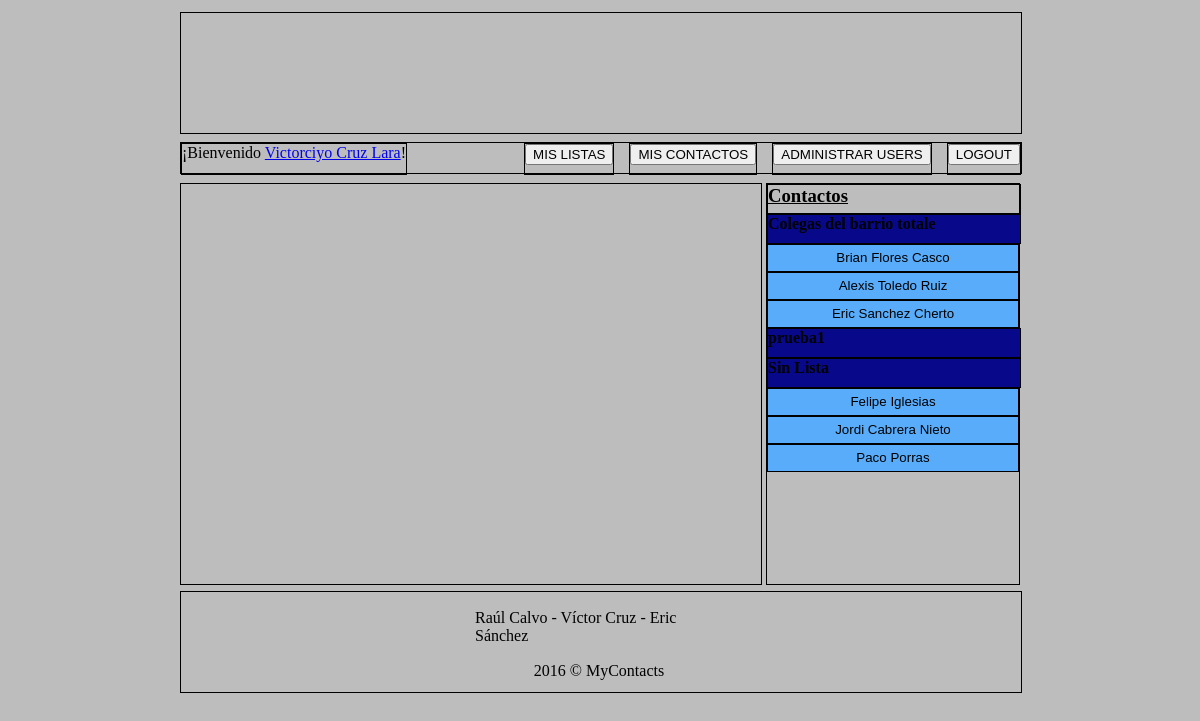
The app's page /principal.php (signed in) with its own data.
### tables this page shows
CREATE TABLE IF NOT EXISTS `lista` (
`id_lista` int(11) NOT NULL,
  `id_usuario` int(11) DEFAULT NULL,
  `nombre_lista` varchar(30) DEFAULT NULL,
  `descripcion_lista` text
);

CREATE TABLE IF NOT EXISTS `contacto` (
`id_contacto` int(11) NOT NULL,
  `nombre_contacto` varchar(20) DEFAULT NULL,
  `apellidos_contacto` varchar(40) DEFAULT NULL,
  `id_ubicacion` int(11) DEFAULT NULL,
  `id_lista` int(11) DEFAULT NULL
);

### principal.php (the view, shortened to what this page needs)
<?php
  include("conexion.php");
?>
<!DOCTYPE html>
<html>
	<head>
		<link rel="stylesheet" type="text/css" href="style.css">
	</head>
	<body onload="load()" onunload="GUnload()">
		<header>
		</header>
    <section id="menu">
      <article id="bienvenida">
        <span>¡Bienvenido <?php echo utf8_encode("<a href='modificarperfil.php?id_usuario=$_SESSION[id]'>$_SESSION[nombre] $_SESSION[apellidos]</a>") ?>!</span>
      </article>
      <article id="btnlogout">
        <button><a href="logout.php">LOGOUT</a></button>
      </article>
      <?php
          $sql = "SELECT * FROM usuario WHERE mail_usuario = '$_SESSION[mail]'";
          $datos=mysqli_query($con,$sql);
          $pro=mysqli_fetch_array($datos);
              if ($pro['nivel_usuario'] == 1 OR $pro['nivel_usuario'] == 2) {
                echo "<article id='btnperfil'>";
                echo "<button><a href='administrarusuarios.php'> ADMINISTRAR USERS</a></button>";
                echo "</article>";
              }
      ?>
     <article id="btncontactos">
        <button><a href="gestionarcontactos.php">MIS CONTACTOS</a></button>
</article>
      <article id="btnlista">
        <button><a href="gestionarlistas.php">MIS LISTAS</a></button>
      </article>
    </section>
    <section id="contenido">
      <div id="mapa"></div>
      <article id="contactos">
        <h3><u>Contactos</u></h3>
        <?php
          $sql="SELECT * FROM lista WHERE lista.id_usuario='$_SESSION[id]' OR lista.id_usuario IS NULL ";
          $datos=mysqli_query($con,$sql);
          if(mysqli_num_rows($datos)){
            while($lista=mysqli_fetch_array($datos)){
              echo "<h4>".$lista['nombre_lista']."</h4>";
              $sql2="SELECT *
                FROM contacto
                  INNER JOIN lista ON lista.id_lista=contacto.id_lista
                  INNER JOIN ubicacion ON ubicacion.id_ubicacion=contacto.id_ubicacion
                WHERE lista.id_lista=$lista[id_lista]";
              $datos2=mysqli_query($con,$sql2);
              if(mysqli_num_rows($datos2)){
                while($contacto=mysqli_fetch_array($datos2)){
                  echo "<button>".utf8_encode($contacto['nombre_contacto'])." ".utf8_encode($contacto['apellidos_contacto'])."</button>";
                }
              }
            }
          }
        ?>
      </article>
    </section>
    <footer id="piepagina">
      <p id="componentes">Raúl Calvo - Víctor Cruz - Eric Sánchez</p>
      <p id="copyright">2016 &copy; MyContacts</p>
    </footer>
	</body>
</html>

### style.css (style rules this page uses)
body { margin: 1% 15% 0 15%; background-color: #BDBDBD; }
header { border: 1px black solid; background-image: url("imagenes/header.png"); width: 100%; height: 120px; }
#menu { border: 1px black solid; width: 100%; height: 30px; margin: 1% 0 0 0; }
#bienvenida { float: left; border: 1px black solid; height: 100%; }
#btnperfil { height: 100%; float: right; margin-right: 15px; vertical-align: middle; border: 1px black solid; }
#btncontactos { height: 100%; float: right; margin-right: 15px; border: 1px black solid; }
#btnlista { height: 100%; float: right; margin-right: 15px; border: 1px black solid; }
#btnperfil { height: 100%; float: right; margin-right: 15px; border: 1px black solid; }
#btnlogout { height: 100%; float: right; border: 1px black solid; }
#btncontactos a { text-decoration: none; color: black; }
#btnlogout a { text-decoration: none; color: black; }
#btnlista a { text-decoration: none; color: black; }
#btnperfil a { text-decoration: none; color: black; }
#contenido { width: 100%; height: 400px; margin: 1% 0 0 0; }
#mapa { border: 1px black solid; width: 69%; height: 400px; float: left; display: block; }
#contactos { border: 1px black solid; width: 30%; height: 400px; float: right; display: block; }
#contactos button, #contactos h3, #contactos h4 { width: 100%; height: 7%; border: 1px black solid; margin: 0 0 0 0; }
#contactos button { background-color: #58ACFA; }
#contactos h4 { background-color: #08088A; }
#piepagina { border: 1px black solid; width: 100%; height: 100px; margin: 1% 0 1% 0; }
#componentes { margin: 2% 35% 0 35%; }
#copyright { margin: 2% 42% 0 42%; }

### records on screen
lista: nombre_lista "Colegas del barrio totale"
contacto: nombre_contacto "Brian", apellidos_contacto "Flores Casco"
contacto: nombre_contacto "Alexis", apellidos_contacto "Toledo Ruiz"
contacto: nombre_contacto "Eric", apellidos_contacto "Sanchez Cherto"
lista: nombre_lista "prueba1"
lista: nombre_lista "Sin Lista"
contacto: nombre_contacto "Felipe", apellidos_contacto "Iglesias"
contacto: nombre_contacto "Jordi", apellidos_contacto "Cabrera Nieto"
contacto: nombre_contacto "Paco", apellidos_contacto "Porras"
